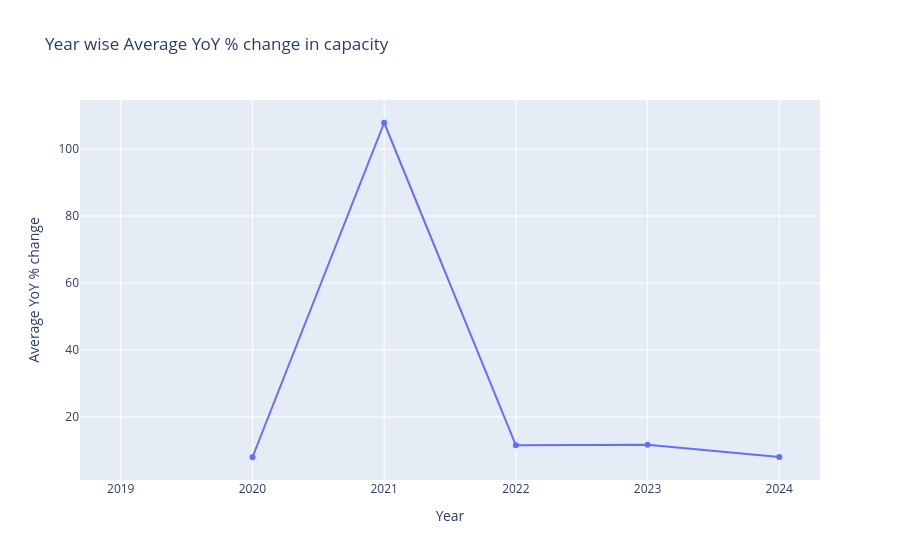

This figure's notebook cell:
### Markdown cell above
The horizontal bar chart shows the distribution of power capacity across different energy variables. variables are Fossil,Coal,Clean,Renewables,Wind    and solar, Other renewables, Solar, Hydro Bioenergy and Other Renewables , Hydro, Gas, Gas and other Fossil, Wind ,Bioenergy ,Nuclear and Other fossils.
  Other Renewables refers to renewable energy technologies other than the major separately listed sources such as solar, wind, hydro, and bioenergy.
eg.Geothermal energy, Tidal energy, Wave/Ocean energy.
   Other Fossil refers to fossil-fuel-based energy sources that are not classified separately under the major fossil categories such as coal, oil, or gas.

   Insights:
* The horizontal bar chart shows the distribution of power capacity across different fuel variables.
* Fossil has the highest total capacity, reaching approximately 1.0 × 10⁶ MW, followed by Coal at around 0.9 × 10⁶ MW.
* Clean energy and Renewables also contribute significantly, with capacities of approximately 0.6 × 10⁶ MW and 0.55 × 10⁶ MW, respectively.
* Wind and Solar and Other Renewables show moderate capacity, each around 0.4 × 10⁶ MW.
* Individual Solar capacity is higher than individual Wind capacity in this chart.
* Bioenergy, Nuclear, and Other Fossil have comparatively low total capacity.
* Overall, the chart shows that fossil-based sources account for a large share of the capacity represented, while renewable and clean-energy         categories also make substantial contributions.

### Code cell
# Year wise averge YoY % change -Plotly lne chart
# How does the year on year percentage changes in capacity vary over the year

import plotly.express as px
# filter capacity data in MW
capacity_data =df[
    (df['Category']== 'Capacity')&
    (df['Unit']== 'MW')
] 
# calculate average YOY % change for each year
yoy_analysis =(
    capacity_data.groupby('Year')['YoY % change']
    .mean()
    .reset_index()
)  
# Line chart
fig = px.line(yoy_analysis,
              x='Year',
              y='YoY % change',
              markers=True,
              title='Year wise Average YoY % change in capacity'
             )
fig.update_layout(
    xaxis_title= 'Year',  
    yaxis_title='Average YoY % change'
)
fig.show()

### Figure 1 — Plotly figure (JSON) as saved in the notebook; plotly's stock layout.template omitted (floating-point values rounded to 4 significant figures)
{"data": [{"hovertemplate": "Year=%{x}<br>YoY % change=%{y}<extra></extra>", "legendgroup": "", "line": {"color": "#636efa", "dash": "solid"}, "marker": {"symbol": "circle"}, "mode": "lines+markers", "name": "", "orientation": "v", "showlegend": false, "type": "scatter", "x": [2019, 2020, 2021, 2022, 2023, 2024], "xaxis": "x", "y": [NaN, 7.984, 107.8, 11.56, 11.71, 8.024], "yaxis": "y"}], "layout": {"legend": {"tracegroupgap": 0}, "title": {"text": "Year wise Average YoY % change in capacity"}, "xaxis": {"anchor": "y", "domain": [0, 1], "title": {"text": "Year"}}, "yaxis": {"anchor": "x", "domain": [0, 1], "title": {"text": "Average YoY % change"}}}}
